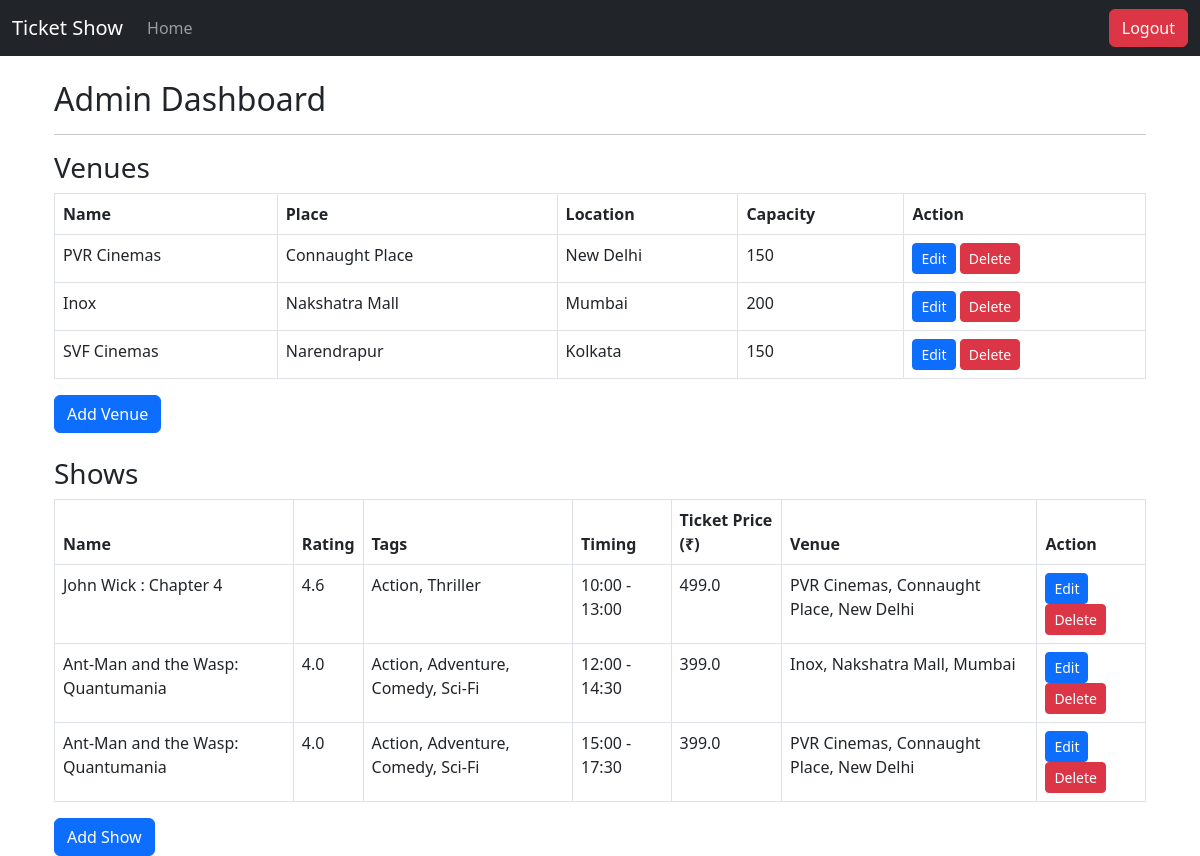
The app's page /admin (signed in) with its own data.
### application/models.py (models this page shows, shortened)
class Venue(db.Model):
    __tablename__ = 'Venue'
    id = db.Column(db.Integer, primary_key=True, autoincrement=True)
    name = db.Column(db.String(100), nullable=False)
    place = db.Column(db.String(100), nullable=False)
    location = db.Column(db.String(100), nullable=False)
    capacity = db.Column(db.Integer, nullable=False)
    shows = db.relationship('Show', backref='Venue', lazy=True)

class Show(db.Model):
    __tablename__ = 'Show'
    id = db.Column(db.Integer, primary_key=True, autoincrement=True)
    name = db.Column(db.String(100), nullable=False)
    rating = db.Column(db.Float, nullable=False)
    timing = db.Column(db.String(20), nullable=False)
    tags = db.Column(db.String(100), nullable=False)
    ticket_price = db.Column(db.Float, nullable=False)
    capacity = db.Column(db.Integer, nullable=False)
    venue_id = db.Column(db.Integer, db.ForeignKey('Venue.id'), nullable=False)
    tickets = db.relationship('Ticket', backref='Show', lazy=True)

### application/auth.py (the view)
@app.route('/admin')
@login_required
def admin():
    if not current_user.is_admin():
        flash('You do not have permission to access the admin page.', category="error")
        return redirect(url_for('index'))
    venues = Venue.query.all()
    shows = Show.query.all()
    return render_template('admin.html', venues=venues, shows=shows)

### application/auth.py (called while the page is built)
@login_manager.user_loader
def load_user(user_id):
    return User.query.get(int(user_id))

### application/models.py (called while the page is built)
    def is_admin(self):
        return self.role == 'admin'

### templates/admin.html
{% extends 'base.html' %} {% block content %}
<div class="container">
    <h2>Admin Dashboard</h2>
    <hr />
    <h3>Venues</h3>
    <div class="table-responsive">
        <table class="table table-bordered table-hover">
            <thead>
                <tr>
                    <th>Name</th>
                    <th>Place</th>
                    <th>Location</th>
                    <th>Capacity</th>
                    <th>Action</th>
                </tr>
            </thead>
            <tbody>
                {% for venue in venues %}
                <tr>
                    <td>{{ venue.name }}</td>
                    <td>{{ venue.place }}</td>
                    <td>{{ venue.location }}</td>
                    <td>{{ venue.capacity }}</td>
                    <td>
                        <div>
                            <a
                                href="{{ url_for('edit_venue', id=venue.id) }}"
                                class="btn btn-primary btn-sm"
                                >Edit</a
                            >
                            <a
                                href="{{ url_for('delete_venue', id=venue.id) }}"
                                class="btn btn-danger btn-sm"
                                >Delete</a
                            >
                        </div>
                    </td>
                </tr>
                {% endfor %}
            </tbody>
        </table>
    </div>
    <div>
        <a class="btn btn-primary" href="{{ url_for('add_venue') }}"
            >Add Venue</a
        >
    </div>
    <br />
    <h3>Shows</h3>
    <div class="table-responsive">
        <table class="table table-bordered table-hover">
            <thead>
                <tr>
                    <th>Name</th>
                    <th>Rating</th>
                    <th>Tags</th>
                    <th>Timing</th>
                    <th>Ticket Price (₹)</th>
                    <th>Venue</th>
                    <th>Action</th>
                </tr>
            </thead>
            <tbody>
                {% for show in shows %}
                <tr>
                    <td>{{ show.name }}</td>
                    <td>{{ show.rating }}</td>
                    <td>{{ show.tags }}</td>
                    <td>{{ show.timing }}</td>
                    <td>{{ show.ticket_price }}</td>
                    <td>
                        {{ show.Venue.name }}, {{ show.Venue.place }}, {{
                        show.Venue.location }}
                    </td>
                    <td>
                        <div>
                            <a
                                href="{{ url_for('edit_show', id=show.id) }}"
                                class="btn btn-primary btn-sm"
                                >Edit</a
                            >
                            <a
                                href="{{ url_for('delete_show', id=show.id) }}"
                                class="btn btn-danger btn-sm"
                                >Delete</a
                            >
                        </div>
                    </td>
                </tr>
                {% endfor %}
            </tbody>
        </table>
    </div>
    <div>
        <a class="btn btn-primary" href="{{ url_for('add_show') }}">Add Show</a>
    </div>
</div>
{% endblock %}

### records on screen
Venue: name "PVR Cinemas", place "Connaught Place", location "New Delhi", capacity "150"
Venue: name "Inox", place "Nakshatra Mall", location "Mumbai", capacity "200"
Venue: name "SVF Cinemas", place "Narendrapur", location "Kolkata", capacity "150"
Show: name "John Wick : Chapter 4", rating "4.6", tags "Action, Thriller", timing "10:00 - 13:00", ticket_price "499.0", Venue.name "PVR Cinemas", Venue.place "Connaught Place", Venue.location "New Delhi"
Show: name "Ant-Man and the Wasp: Quantumania", rating "4.0", tags "Action, Adventure, Comedy, Sci-Fi", timing "12:00 - 14:30", ticket_price "399.0", Venue.name "Inox", Venue.place "Nakshatra Mall", Venue.location "Mumbai"
Show: name "Ant-Man and the Wasp: Quantumania", rating "4.0", tags "Action, Adventure, Comedy, Sci-Fi", timing "15:00 - 17:30", ticket_price "399.0", Venue.name "PVR Cinemas", Venue.place "Connaught Place", Venue.location "New Delhi"
